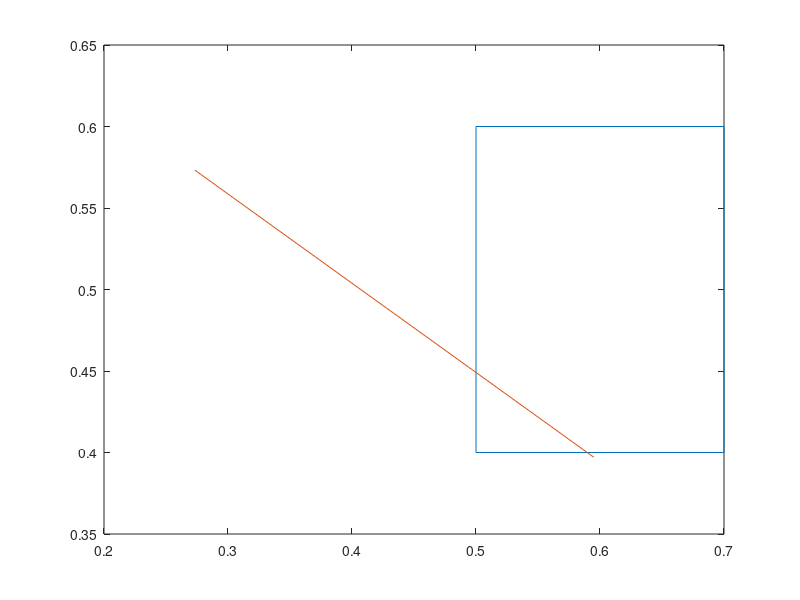

The MATLAB source for this figure: (Note: this script raises an error after producing the figure.)
close all
x1=[0.500000000000000,0.700000000000000,0.700000000000000,0.500000000000000,0.500000000000000];
y1=[0.400000000000000,0.400000000000000,0.600000000000000,0.600000000000000,0.400000000000000];

% x2=[-0.05,0.08];
% y2=[0.08,-0.05];
x2=[0.594974298809596,0.273216707999963];
y2=[0.397108842743452,0.573260383263372];

figure(2)
plot (x1,y1);
hold on;
plot(x2,y2);
[xi,yi] = polyxpoly(x1,y1,x2,y2);
length(xi)